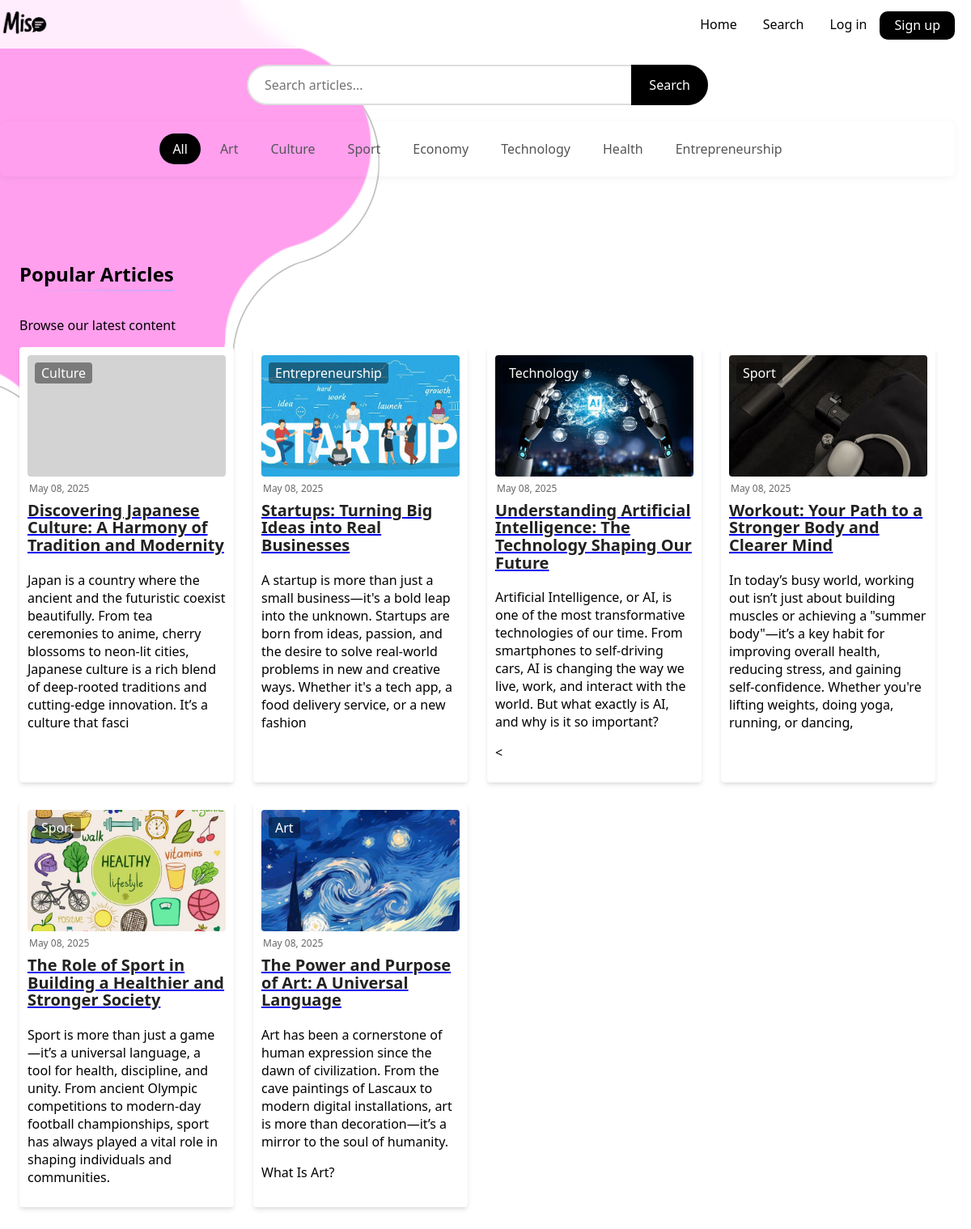
Page /searchbe on the committed database.
### app.py (models this page shows)
class Article(db.Model):
    id = db.Column(db.Integer, primary_key=True)
    title = db.Column(db.String(200), nullable=False)
    content = db.Column(db.Text, nullable=False)
    excerpt = db.Column(db.String(300))
    category = db.Column(db.String(50), nullable=False)
    date = db.Column(db.String(50), default=lambda: datetime.now(timezone.utc).strftime('%B %d, %Y'))
    image_url = db.Column(db.String(200), default='default_article.jpg')
    author_id = db.Column(db.Integer, db.ForeignKey('user.id'), nullable=False)

### app.py (the view)
@app.route('/searchbe', methods=['GET', 'POST'])
def search_be():
    if request.method == 'POST':
        query = request.form.get('q', '')
        return redirect(url_for('search_be', q=query))
    query = request.args.get('q', '')
    category = request.args.get('category', '')
    base_query = Article.query
    if category and category.lower() != 'all':
        base_query = base_query.filter_by(category=category)
    if query:
        base_query = base_query.filter(
            (Article.title.ilike(f'%{query}%')) |
            (Article.content.ilike(f'%{query}%')) |
            (Article.category.ilike(f'%{query}%'))
        )
    articles = base_query.order_by(Article.id.desc()).all()
    return render_template('search_page_before.html',
                         articles=articles,
                         query=query,
                         active_category=category)

### templates/search_page_before.html (shortened to what this page needs)
<!DOCTYPE html>
<html>
    <head>
        <link rel="stylesheet" href="{{ url_for('static', filename='css/search_page.css') }}">
    </head>
    <body>
        <div class="wavy-circle-first wavy-circle"></div>
        <div class="wavy-circle-second wavy-circle"></div>
        <div class="wavy-circle-third wavy-circle"></div>
        <nav class="navbar">
            <a href="{{ url_for('home') }}" class="mi">
                <img src="{{ url_for('static', filename='images/logo.png') }}" alt="Miso Logo" class="logo-img">
            </a>
            <div class="navbar-links">
                <ul>
                    <li><a href="{{ url_for('home') }}">Home</a></li>
                    <li><a href="{{ url_for('search_be') }}" class="active">Search</a></li>
                    <li><a href="{{ url_for('login') }}">Log in</a></li>
                    <li><a class="sign" href="{{ url_for('signup') }}">Sign up</a></li>
                </ul>
            </div>
        </nav>
        <div class="search-container">
            <form action="{{ url_for('search_be') }}" method="GET">
                <input type="text" name="q" placeholder="Search articles..." class="search-input" value="{{ query or '' }}">
                <button type="submit" class="search-button">Search</button>
            </form>
        </div>
        <div class="categories-nav">
            <ul class="categories-list">
                <li><a href="{{ url_for('search_be') }}" class="{% if not active_category %}active{% endif %}">All</a></li>
                <li><a href="{{ url_for('category_be', category_name='art') }}" class="{% if active_category == 'art' %}active{% endif %}">Art</a></li>
                <li><a href="{{ url_for('category_be', category_name='culture') }}" class="{% if active_category == 'culture' %}active{% endif %}">Culture</a></li>
                <li><a href="{{ url_for('category_be', category_name='sport') }}" class="{% if active_category == 'sport' %}active{% endif %}">Sport</a></li>
                <li><a href="{{ url_for('category_be', category_name='economy') }}" class="{% if active_category == 'economy' %}active{% endif %}">Economy</a></li>
                <li><a href="{{ url_for('category_be', category_name='technology') }}" class="{% if active_category == 'technology' %}active{% endif %}">Technology</a></li>
                <li><a href="{{ url_for('category_be', category_name='health') }}" class="{% if active_category == 'health' %}active{% endif %}">Health</a></li>
                <li><a href="{{ url_for('category_be', category_name='entrepreneurship') }}" class="{% if active_category == 'entrepreneurship' %}active{% endif %}">Entrepreneurship</a></li>
            </ul>
        </div>
        <section class="popular-articles">
            {% if query or active_category %}
                <div class="section-header">
                    <h2>Search Results</h2>
                    <p>
                        {% if query %}For "{{ query }}"{% endif %}
                        {% if query and active_category %} - {% endif %}
                        {% if active_category %}in {{ active_category|capitalize }}{% endif %}
                    </p>
                </div>
            {% else %}
                <div class="section-header">
                    <h2>Popular Articles</h2>
                    <p>Browse our latest content</p>
                </div>
            {% endif %}
            <div class="articles-grid">
                {% for article in articles %}
                <div class="card">
                    <div class="header">
                        <div class="image" style="background-image: url('{{ url_for('static', filename='uploads/' + article.image_url) }}')">
                            <span class="tag">{{ article.category|capitalize }}</span>
                        </div>
                        <div class="date">
                            <span>{{ article.date }}</span>
                        </div>
                    </div>
                    <div class="info">
                        <a href="{{ url_for('article_be', id=article.id) }}" class="block">
                            <span class="title">{{ article.title }}</span>
                        </a>
                        <p class="description">{{ article.excerpt |safe }}</p>
                    </div>
                </div>
                {% else %}
                <div class="no-results">
                    <p>No articles found{% if query %} for "{{ query }}"{% endif %}{% if active_category %} in {{ active_category|capitalize }}{% endif %}.</p>
                </div>
                {% endfor %}
            </div>
        </section>
    </body>
</html>

### rows in the picture
Article: category "Culture", date "May 08, 2025", title "Discovering Japanese Culture: A Harmony of Tradition and Modernity", excerpt "Japan is a country where the ancient and the futuristic coexist beautifully. From tea ceremonies to anime, cherry blossoms to neon-lit cities, Japanese culture is a rich blend of deep-rooted traditions and cutting-edge innovation. It’s a culture that fasci"
Article: image_url (picture), category "Entrepreneurship", date "May 08, 2025", title "Startups: Turning Big Ideas into Real Businesses", excerpt "A startup is more than just a small business—it's a bold leap into the unknown. Startups are born from ideas, passion, and the desire to solve real-world problems in new and creative ways. Whether it's a tech app, a food delivery service, or a new fashion"
Article: image_url (picture), category "Technology", date "May 08, 2025", title "Understanding Artificial Intelligence: The Technology Shaping Our Future", excerpt "Artificial Intelligence, or AI, is one of the most transformative technologies of our time. From smartphones to self-driving cars, AI is changing the way we live, work, and interact with the world. But what exactly is AI, and why is it so important? <"
Article: image_url (picture), category "Sport", date "May 08, 2025", title "Workout: Your Path to a Stronger Body and Clearer Mind", excerpt "In today’s busy world, working out isn’t just about building muscles or achieving a \"summer body\"—it’s a key habit for improving overall health, reducing stress, and gaining self-confidence. Whether you're lifting weights, doing yoga, running, or dancing,"
Article: image_url (picture), category "Sport", date "May 08, 2025", title "The Role of Sport in Building a Healthier and Stronger Society", excerpt "Sport is more than just a game—it’s a universal language, a tool for health, discipline, and unity. From ancient Olympic competitions to modern-day football championships, sport has always played a vital role in shaping individuals and communities."
Article: image_url (picture), category "Art", date "May 08, 2025", title "The Power and Purpose of Art: A Universal Language", excerpt "Art has been a cornerstone of human expression since the dawn of civilization. From the cave paintings of Lascaux to modern digital installations, art is more than decoration—it’s a mirror to the soul of humanity. What Is Art?"
